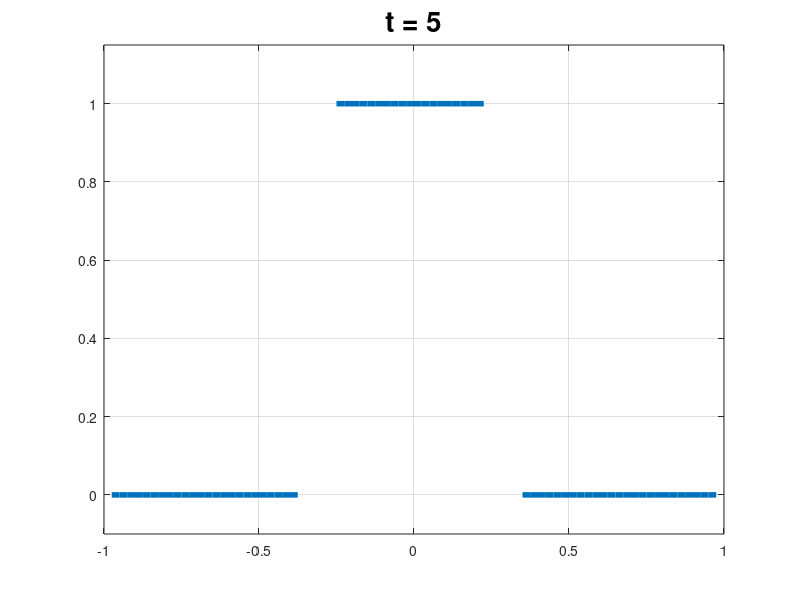

MATLAB code for this plot:
% Biharmonic diffusion: explicit solution of 4th-order
%    eqn  u_t = -u_xxxx,  u(-1) = u(1) = u'(-1) = u'(1) = 0.

% Grid, initial data, and plotting setup:
h = .025;
x = (-1+h:h:1-h)';
u = abs(x)<.3;
figure(1); clf;
plt = plot(x,u,'linewidth',4);
axis([-1 1 -.1 1.15]), grid
k = input('k? (e.g. 1e-8, 4e-8, 5e-8, 4.88e-8, 4.89e-8) '); 

% Sparse matrix for finite differencing:
N = length(x);
e = ones(N,1);
H = spdiags([-e  4*e  -6*e  4*e  -e], [-2 -1 0 1 2], N,N);
H = 1/h^4 * H;

%% BCs
% To do perodic we would have various corner terms to fill in...
% Or use the trick of building the Laplacian and square it
%L = spdiags([e  -2*e  e], [-1 0 1], N,N);
%L(1,end) = 1; L(end,1) = 1;
%L = 1/h^2 * L;
%H = L^2;


Tf = 1;
% adjust either final time or time-step to have integer steps
numsteps = ceil(Tf / k);
%k = Tf / numsteps
Tf = k*numsteps;

for n = 1:numsteps
  u = u + k*(H*u);
  t = n*k;
  % speed it up by only plotting every 100 steps
  %if mod(n,100) == 0
    set(plt,'ydata',u)
    title(['t = ' num2str(t)],'fontsize',20)
    drawnow
  %end
end

%% estimate the eigenvalues...
% for analysis, use "eigs" not "eig"
evs = eigs(H, 10, 'lm')   % lm = largest magnitude
largest_k = 2 / max(abs(evs))
